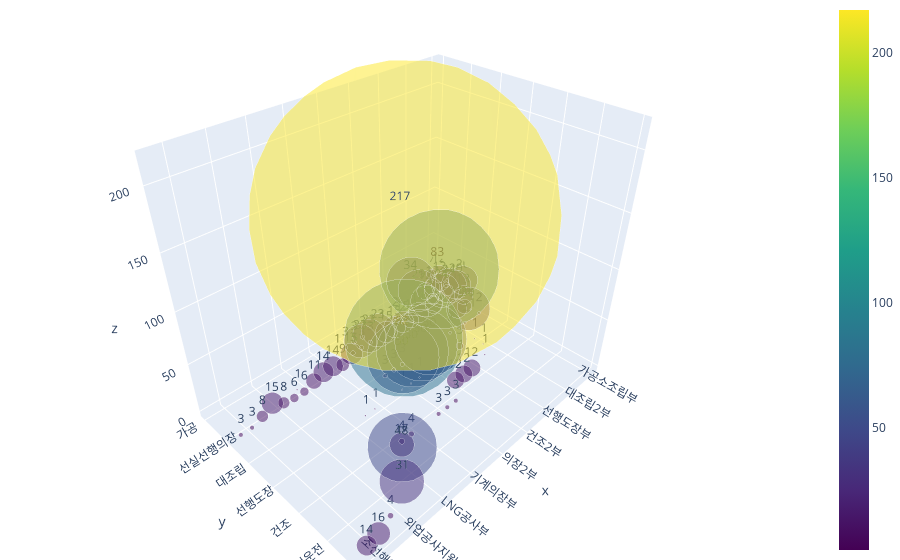

Notebook source saved alongside this figure:
### Code cell
fig = go.Figure(data=data, layout=layout)
fig.show()
fig.write_html("./results/test9_3d.html")

### Figure 1 — Plotly figure (JSON) as saved in the notebook; plotly's stock layout.template omitted (floating-point values rounded to 4 significant figures)
{"data": [{"marker": {"color": [7, 12, 4, 1, 20, 13, 1, 12, 8, 2, 20, 10, 12, 6, 1, 24, 13, 12, 8, 2, 24, 30, 1, 1, 12, 34, 29, 2, 1, 22, 5, 14, 2, 2, 83, 1, 11, 12, 15, 12, 15, 12, 15, 3, 3, 1, 3, 50, 23, 3, 3, 3, 1, 3, 50, 23, 3, 3, 3, 1, 3, 50, 23, 3, 1, 50, 15, 82, 9, 1, 14, 4, 1, 14, 4, 17, 11, 1, 217, 6, 48, 6, 31, 8, 4, 15, 8, 16, 3, 14, 3], "colorscale": [[0, "#440154"], [0.1111, "#482878"], [0.2222, "#3e4989"], [0.3333, "#31688e"], [0.4444, "#26828e"], [0.5556, "#1f9e89"], [0.6667, "#35b779"], [0.7778, "#6ece58"], [0.8889, "#b5de2b"], [1, "#fde725"]], "opacity": 0.5, "showscale": true, "size": [7, 12, 4, 1, 20, 13, 1, 12, 8, 2, 20, 10, 12, 6, 1, 24, 13, 12, 8, 2, 24, 30, 1, 1, 12, 34, 29, 2, 1, 22, 5, 14, 2, 2, 83, 1, 11, 12, 15, 12, 15, 12, 15, 3, 3, 1, 3, 50, 23, 3, 3, 3, 1, 3, 50, 23, 3, 3, 3, 1, 3, 50, 23, 3, 1, 50, 15, 82, 9, 1, 14, 4, 1, 14, 4, 17, 11, 1, 217, 6, 48, 6, 31, 8, 4, 15, 8, 16, 3, 14, 3]}, "mode": "markers+text", "text": [7, 12, 4, 1, 20, 13, 1, 12, 8, 2, 20, 10, 12, 6, 1, 24, 13, 12, 8, 2, 24, 30, 1, 1, 12, 34, 29, 2, 1, 22, 5, 14, 2, 2, 83, 1, 11, 12, 15, 12, 15, 12, 15, 3, 3, 1, 3, 50, 23, 3, 3, 3, 1, 3, 50, 23, 3, 3, 3, 1, 3, 50, 23, 3, 1, 50, 15, 82, 9, 1, 14, 4, 1, 14, 4, 17, 11, 1, 217, 6, 48, 6, 31, 8, 4, 15, 8, 16, 3, 14, 3], "type": "scatter3d", "x": ["가공소조립부", "가공소조립부", "가공소조립부", "가공소조립부", "가공소조립부", "판넬조립부", "판넬조립부", "판넬조립부", "판넬조립부", "판넬조립부", "판넬조립부", "대조립1부", "대조립1부", "대조립1부", "대조립1부", "대조립1부", "대조립2부", "대조립2부", "대조립2부", "대조립2부", "대조립2부", "의장생산부", "의장생산부", "의장생산부", "의장생산부", "선행의장부", "선행의장부", "선행의장부", "선행의장부", "선행의장부", "선행도장부", "선행도장부", "선실생산부", "선실생산부", "선실생산부", "선실생산부", "선실생산부", "건조1부", "건조1부", "건조2부", "건조2부", "건조3부", "건조3부", "의장1부", "의장1부", "의장1부", "의장1부", "의장1부", "의장1부", "의장1부", "의장2부", "의장2부", "의장2부", "의장2부", "의장2부", "의장2부", "의장2부", "의장3부", "의장3부", "의장3부", "의장3부", "의장3부", "의장3부", "의장3부", "CHS공사부", "CHS공사부", "CHS공사부", "기계의장부", "기계의장부", "도장1부", "도장1부", "도장1부", "도장2부", "도장2부", "도장2부", "LNG공사부", "LNG공사부", "시운전부", "시운전부", "시운전부", "운항관제과", "운항관제과", "외업공사지원부", "외업공사지원부", "발판지원부", "발판지원부", "자재운영부", "조선해양품질경영1부", "조선해양품질경영1부", "조선해양품질경영2부", "조선해양품질경영2부"], "y": ["가공", "소조립", "선행의장", "선실선행의장", "기능", "판넬", "대조립", "선행의장", "선실선행의장", "선실생산", "기능", "대조립", "선행의장", "선실선행의장", "선실생산", "기능", "대조립", "선행의장", "선실선행의장", "선실생산", "기능", "의장생산", "선행도장", "후행의장", "기능", "선행의장", "선실선행의장", "선실생산", "기계의장", "기능", "선행도장", "기능", "선행의장", "선실선행의장", "선실생산", "후행의장", "기능", "건조", "기능", "건조", "기능", "건조", "기능", "선행의장", "선실선행의장", "선행도장", "선실생산", "후행의장", "기능", "후행도장", "선행의장", "선실선행의장", "선행도장", "선실생산", "후행의장", "기능", "후행도장", "선행의장", "선실선행의장", "선행도장", "선실생산", "후행의장", "기능", "후행도장", "선행의장", "후행의장", "기능", "기계의장", "기능", "선행도장", "기능", "후행도장", "선행도장", "기능", "후행도장", "LNG공사", "기능", "선실선행의장", "시운전", "기능", "운항관제", "기능", "공사지원", "기능", "공사지원", "기능", "기능", "QM", "기능", "QM", "기능"], "z": [7, 12, 4, 1, 20, 13, 1, 12, 8, 2, 20, 10, 12, 6, 1, 24, 13, 12, 8, 2, 24, 30, 1, 1, 12, 34, 29, 2, 1, 22, 5, 14, 2, 2, 83, 1, 11, 12, 15, 12, 15, 12, 15, 3, 3, 1, 3, 50, 23, 3, 3, 3, 1, 3, 50, 23, 3, 3, 3, 1, 3, 50, 23, 3, 1, 50, 15, 82, 9, 1, 14, 4, 1, 14, 4, 17, 11, 1, 217, 6, 48, 6, 31, 8, 4, 15, 8, 16, 3, 14, 3]}], "layout": {"margin": {"b": 0, "l": 0, "r": 0, "t": 0}}}
